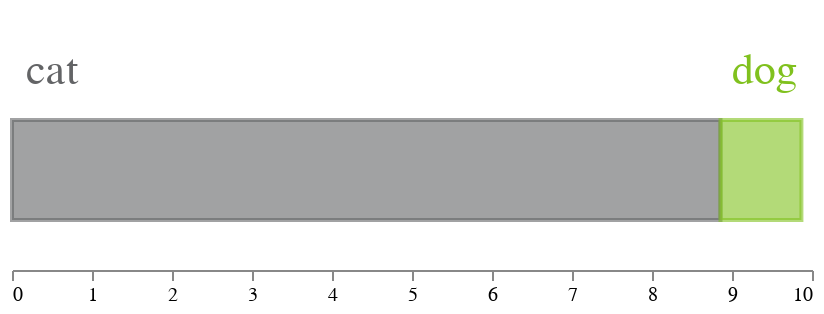

Write notebook code for a chart like this one.
### Code cell
chart = alt.Chart(df).mark_bar(size=50
    ).encode(
    x=alt.X('percentage:Q', 
            scale=alt.Scale(domain=[0, 10]),
            axis=alt.Axis(tickMinStep = 1,grid=False, title=None, orient='bottom')
           ),
    y=alt.value(80),
    color=alt.Color('pet:O', legend=None,scale=scale),
    stroke=alt.Color('pet:O',scale=scale, legend=None),
    strokeWidth=alt.value(2),
    opacity=alt.value(0.6)

).properties(height=130)

layer = alt.layer(
    text,
    chart
).resolve_scale(
    color='independent'
).configure_view(
    strokeOpacity=0
).properties()

layer

### Figure 1 — Vega-Lite specification as saved in the notebook (floating-point values rounded to 4 significant figures)
{"config": {"view": {"continuousWidth": 400, "continuousHeight": 300, "strokeOpacity": 0}}, "layer": [{"data": {"name": "data-77785718e951b4397fc0a683964de4b5"}, "mark": {"type": "text", "fontSize": 22}, "encoding": {"color": {"field": "text", "legend": null, "scale": {"range": ["#636466", "#80C11E"]}, "type": "ordinal"}, "text": {"field": "text", "type": "nominal"}, "x": {"axis": {"grid": false, "orient": "bottom", "tickMinStep": 1, "title": null}, "field": "x", "scale": {"domain": [0, 10]}, "type": "quantitative"}, "y": {"value": 30}}}, {"data": {"name": "data-eed7b3246ab042143a76f3352fafd93c"}, "mark": {"type": "bar", "size": 50}, "encoding": {"color": {"field": "pet", "legend": null, "scale": {"range": ["#636466", "#80C11E"]}, "type": "ordinal"}, "opacity": {"value": 0.6}, "stroke": {"field": "pet", "legend": null, "scale": {"range": ["#636466", "#80C11E"]}, "type": "ordinal"}, "strokeWidth": {"value": 2}, "x": {"axis": {"grid": false, "orient": "bottom", "tickMinStep": 1, "title": null}, "field": "percentage", "scale": {"domain": [0, 10]}, "type": "quantitative"}, "y": {"value": 80}}, "height": 130}], "resolve": {"scale": {"color": "independent"}}, "$schema": "https://vega.github.io/schema/vega-lite/v4.17.0.json", "datasets": {"data-77785718e951b4397fc0a683964de4b5": [{"text": "cat", "x": 0.5}, {"text": "dog", "x": 9.4}], "data-eed7b3246ab042143a76f3352fafd93c": [{"pet": "Cat", "number_of_participants": 1138, "percentage": 8.856, "number_of_advertised_sites": 150, "participation_rate": 7.587}, {"pet": "Dog", "number_of_participants": 130, "percentage": 1.012, "number_of_advertised_sites": 28, "participation_rate": 4.643}]}}
